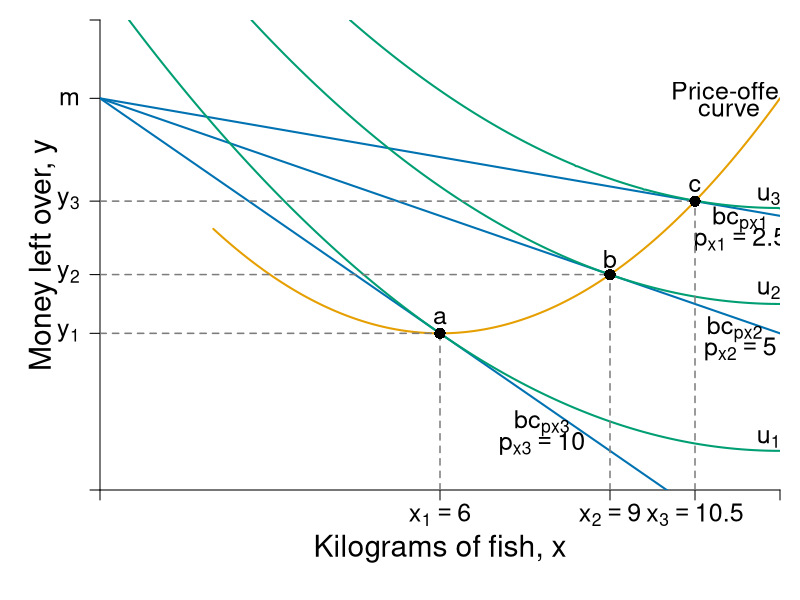

Write the R code that produced this figure.
require(shape)
pdf(file = "indmarketdemand/offer_curve_qql.pdf", width = 9, height = 7)

#Set parameters for graphics
pointsize <- 1.8
axislabelsize <- 1.8
labelsize <- 1.5
namesize <- 1.8
annotatesize <- 1.5
graphlinewidth <- 2
segmentlinewidth <- 1.5

COL <- c("#7fc97f", "#beaed4", "#fdc086", "#ffff99", "#386cb0", "#f0027f", "#bf5b17", "#666666")
COLA <- c("#99d8c9","#66c2a4","#41ae76", "#238b45", "#005824")
COLB <- c("#4eb3d3", "#2b8cbe", "#0868ac","#084081")
grays <- gray.colors(25, start = 1, end = 0)
CBCols <- c("#009E73","#0072B2","#E69F00","#CC79A7", "#F0E442")


#Edited the margins to cater for the larger LHS labels
par(mar =  c(5.5, 5, 1, 1))

mrsA <- function(x, rmax = 10, xmax = 20) {
  rmax - (rmax/xmax)*x
}


uA <- function(x, y, rmax = 2, xmax = 12) {
  y + rmax*x - (1/2)*(rmax/xmax)*x^2
}

indiffA1 <- function(x, uA = 10, rmax = 2.5, xmax = 10) {
  uA - rmax*x + (1/2)*(rmax/xmax)*(x^2)
}

offerCurve <- function(x, w, rmax = 2, xmax = 12) {
  w - rmax*x + (rmax/xmax)*x^2
}

bcA <- function(x, w = 20, p = 2) {
  w - p*x
}


xlims <- c(0, 12)
ylims <- c(0, 12)

npts <- 501 
x <- seq(xlims[1], xlims[2], length.out = npts)
y <- seq(ylims[1], ylims[2], length.out = npts) 
a <- c(13, 16.75, 19.2)

plot(0, 0, xlim = xlims, ylim = ylims, type = "n",
     xlab = expression(paste("")),
     ylab = expression(paste("")), 
     xaxt = "n", 
     yaxt = "n", 
     cex.lab = axislabelsize, 
     bty = "n",
     xaxs="i", 
     yaxs="i")

# ticksy <- seq(from = ylims[1], to = ylims[2], by = 1)
# ylabels <- seq(from = ylims[1], to = ylims[2], by = 1)
# ticksx <- seq(from = xlims[1], to = xlims[2], by = 1)
# xlabels <- seq(from = xlims[1], to = xlims[2], by = 1)
ticksy <- c(0, 4, 5.5, 7.375 , 10, ylims[2])
ylabels <- c(NA, expression(paste(y[1])), expression(paste(y[2])), expression(paste(y[3])), expression(paste(m)), NA)
ticksx <- c(0, 6, 9, 10.5,  xlims[2])
xlabels <- c(NA, expression(paste(x[1])==6), expression(paste(x[2])==9), expression(paste(x[3])==10.5), NA)




axis(1, at = ticksx, pos = 0, labels = xlabels, cex.axis = labelsize)
axis(2, at = ticksy, pos = 0, labels = ylabels, las = 1, cex.axis = labelsize)

npts <- 500 
xx1 <- seq(xlims[1], xlims[2], length.out = npts)

#lines(xx1, bcA(xx1, w = 10, p = 1.5), col = COLB[3], lwd = graphlinewidth)
lines(xx1, bcA(xx1, w = 10, p = 1), col = CBCols[2], lwd = graphlinewidth)
lines(xx1, bcA(xx1, w = 10, p = 0.5), col = CBCols[2], lwd = graphlinewidth)
lines(xx1, bcA(xx1, w = 10, p = 0.25), col = CBCols[2], lwd = graphlinewidth)


#Label the axes
text(0.5*xlims[2], -1.5, expression(paste("Kilograms of fish, ", x)), xpd = TRUE, cex = axislabelsize) 
text(-1, 0.5*ylims[2], expression(paste("Money left over, ", y)), xpd = TRUE, cex = axislabelsize, srt = 90) 

#Label the indifference curves
text(11.8, 1.3, expression(u[1]), cex = labelsize)
text(11.8, 5.1, expression(u[2]), cex = labelsize)
text(11.8, 7.5, expression(u[3]), cex = labelsize)

#Label the price lines
text(7.8, 1.7, expression(paste(bc[px3])), cex = annotatesize)
text(7.8, 1.2, expression(paste(p[x3] == 10)), cex = annotatesize)
text(11.2, 4.1, expression(paste(bc[px2])), cex = annotatesize)
text(11.3, 3.6, expression(paste(p[x2] == 5)), cex = annotatesize)
text(11.3, 6.9, expression(paste(bc[px1])), cex = annotatesize)
text(11.3, 6.4, expression(paste(p[x1] == 2.5)), cex = annotatesize)

#Label the offer curve
text(11.1, 10.2, expression("Price-offer"), cex = labelsize)
text(11.1, 9.7, expression("curve"), cex = labelsize)

#Add the contour plot for the indifference curves
contour(x, y, 
        outer(x, y, uA),
        drawlabels = FALSE,
        col = CBCols[1],
        lwd = graphlinewidth,
        levels = a, 
        xaxs="i", 
        yaxs="i", 
        add = TRUE)

#Add the offer curve (superimposed on the indifference curves tangent to the price lines)
xx2 <- seq(2, xlims[2], length.out = npts)
lines(xx2, offerCurve(xx2, w = 10, rmax = 2, xmax = 12), col = CBCols[3], lwd = graphlinewidth)

#Segments for points on Offer curve
segments(0, 4, 6, 4, lty = 2, col = grays[20] , lwd = segmentlinewidth)
segments(6, 0, 6, 4, lty = 2, col = grays[20] , lwd = segmentlinewidth)
segments(0, 5.5, 9, 5.5, lty = 2, col = grays[20] , lwd = segmentlinewidth)
segments(9, 0, 9, 5.5, lty = 2, col = grays[20] , lwd = segmentlinewidth)
segments(0, 7.375, 10.5, 7.375, lty = 2, col = grays[20] , lwd = segmentlinewidth)
segments(10.5, 0, 10.5, 7.375, lty = 2, col = grays[20] , lwd = segmentlinewidth)

#Annotate points on offer curve mrs = p for each of p = 1, 0.5, 0.25
#Where mrs = 2 - (1/6)*x
points(6, 4, pch = 16, col = "black", cex = 1.5)
points(9, 5.5, pch = 16, col = "black", cex = 1.5)
points(10.5, 7.375, pch = 16, col = "black", cex = 1.5)

text(6, 4.4, expression(paste(a)), cex = labelsize)
text(9, 5.9, expression(paste(b)), cex = labelsize)
text(10.5, 7.775, expression(paste(c)), cex = labelsize)

dev.off()
